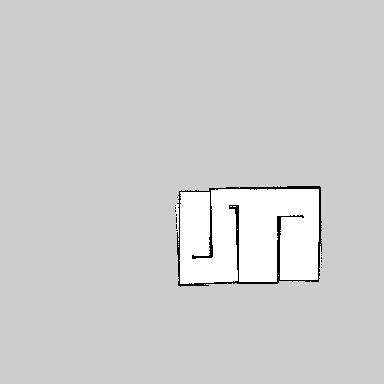
#> input picture map.pgm, 384 x 384 px
$ python viz_pgm.py
#> lines starting #> are read from the running program, lines starting #| are printed output that depends on the picture
import cv2
import matplotlib.pyplot as plt

# Load the PGM file
pgm_file = "map.pgm"  # Replace with your file path
image = cv2.imread(pgm_file, cv2.IMREAD_UNCHANGED)
#> image is the input picture: shape (384, 384); min 0, max 254, mean 206.9

# Display the image
plt.imshow(image, cmap="gray")
plt.colorbar()
plt.title("PGM Map Visualization")
plt.show()
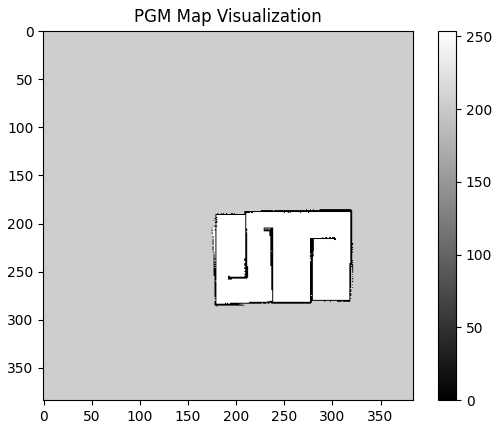
#> figure drawn by matplotlib, 2 panels
